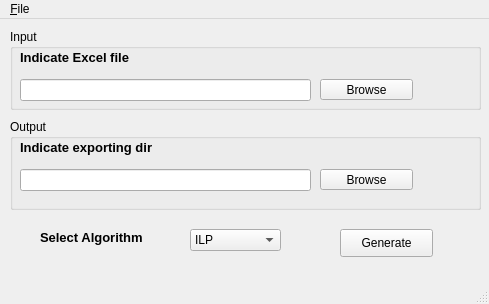
<?xml version="1.0" encoding="UTF-8"?>
<ui version="4.0">
 <class>MainWindow</class>
 <widget class="QMainWindow" name="MainWindow">
  <property name="geometry">
   <rect>
    <x>0</x>
    <y>0</y>
    <width>489</width>
    <height>304</height>
   </rect>
  </property>
  <property name="windowTitle">
   <string>MainWindow</string>
  </property>
  <widget class="QWidget" name="centralwidget">
   <widget class="QGroupBox" name="groupBox">
    <property name="geometry">
     <rect>
      <x>10</x>
      <y>10</y>
      <width>471</width>
      <height>81</height>
     </rect>
    </property>
    <property name="title">
     <string>Input</string>
    </property>
    <widget class="QLineEdit" name="inputLineEdit">
     <property name="geometry">
      <rect>
       <x>10</x>
       <y>50</y>
       <width>291</width>
       <height>22</height>
      </rect>
     </property>
    </widget>
    <widget class="QLabel" name="label">
     <property name="geometry">
      <rect>
       <x>10</x>
       <y>20</y>
       <width>211</width>
       <height>16</height>
      </rect>
     </property>
     <property name="font">
      <font>
       <pointsize>10</pointsize>
       <weight>75</weight>
       <bold>true</bold>
      </font>
     </property>
     <property name="text">
      <string>Indicate Excel file</string>
     </property>
    </widget>
    <widget class="QPushButton" name="browseButtonInput">
     <property name="geometry">
      <rect>
       <x>310</x>
       <y>50</y>
       <width>93</width>
       <height>21</height>
      </rect>
     </property>
     <property name="text">
      <string>Browse</string>
     </property>
    </widget>
   </widget>
   <widget class="QLabel" name="label_2">
    <property name="geometry">
     <rect>
      <x>40</x>
      <y>210</y>
      <width>151</width>
      <height>16</height>
     </rect>
    </property>
    <property name="font">
     <font>
      <pointsize>10</pointsize>
      <weight>75</weight>
      <bold>true</bold>
     </font>
    </property>
    <property name="text">
     <string>Select Algorithm</string>
    </property>
   </widget>
   <widget class="QComboBox" name="algComboBox">
    <property name="geometry">
     <rect>
      <x>190</x>
      <y>210</y>
      <width>91</width>
      <height>22</height>
     </rect>
    </property>
    <property name="currentText">
     <string>ILP</string>
    </property>
    <item>
     <property name="text">
      <string>ILP</string>
     </property>
    </item>
    <item>
     <property name="text">
      <string>Greedy</string>
     </property>
    </item>
    <item>
     <property name="text">
      <string>Tabu</string>
     </property>
    </item>
    <item>
     <property name="text">
      <string>Random</string>
     </property>
    </item>
    <item>
     <property name="text">
      <string>Weekly</string>
     </property>
    </item>
    <item>
     <property name="text">
      <string>Genetic</string>
     </property>
    </item>
   </widget>
   <widget class="QPushButton" name="pushButton">
    <property name="geometry">
     <rect>
      <x>340</x>
      <y>210</y>
      <width>93</width>
      <height>28</height>
     </rect>
    </property>
    <property name="text">
     <string>Generate</string>
    </property>
   </widget>
   <widget class="QGroupBox" name="groupBox_2">
    <property name="geometry">
     <rect>
      <x>10</x>
      <y>100</y>
      <width>471</width>
      <height>91</height>
     </rect>
    </property>
    <property name="title">
     <string>Output</string>
    </property>
    <widget class="QLineEdit" name="outputLineEdit">
     <property name="geometry">
      <rect>
       <x>10</x>
       <y>50</y>
       <width>291</width>
       <height>22</height>
      </rect>
     </property>
    </widget>
    <widget class="QLabel" name="label_3">
     <property name="geometry">
      <rect>
       <x>10</x>
       <y>20</y>
       <width>211</width>
       <height>16</height>
      </rect>
     </property>
     <property name="font">
      <font>
       <pointsize>10</pointsize>
       <weight>75</weight>
       <bold>true</bold>
      </font>
     </property>
     <property name="text">
      <string>Indicate exporting dir</string>
     </property>
    </widget>
    <widget class="QPushButton" name="browseButtonOutput">
     <property name="geometry">
      <rect>
       <x>310</x>
       <y>50</y>
       <width>93</width>
       <height>21</height>
      </rect>
     </property>
     <property name="text">
      <string>Browse</string>
     </property>
    </widget>
   </widget>
  </widget>
  <widget class="QMenuBar" name="menubar">
   <property name="geometry">
    <rect>
     <x>0</x>
     <y>0</y>
     <width>489</width>
     <height>26</height>
    </rect>
   </property>
   <widget class="QMenu" name="menu_File">
    <property name="title">
     <string>&amp;File</string>
    </property>
    <addaction name="action_Open_schedule_from_JSON"/>
   </widget>
   <addaction name="menu_File"/>
  </widget>
  <widget class="QStatusBar" name="statusbar"/>
  <action name="action_Open_schedule_from_JSON">
   <property name="text">
    <string>&amp;Open schedule from JSON</string>
   </property>
  </action>
 </widget>
 <resources/>
 <connections/>
</ui>
